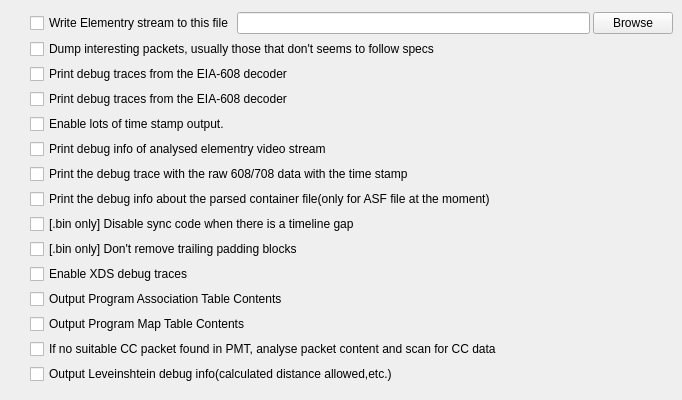
      <widget class="QWidget" name="tab_9">
       <attribute name="title">
        <string>Debugg</string>
       </attribute>
       <widget class="QWidget" name="verticalLayoutWidget_13">
        <property name="geometry">
         <rect>
          <x>30</x>
          <y>10</y>
          <width>643</width>
          <height>381</height>
         </rect>
        </property>
        <layout class="QVBoxLayout" name="verticalLayout_19">
         <property name="spacing">
          <number>3</number>
         </property>
         <item>
          <layout class="QHBoxLayout" name="horizontalLayout_17">
           <item>
            <widget class="QCheckBox" name="checkBox_22">
             <property name="text">
              <string>Write Elementry stream to this file</string>
             </property>
            </widget>
           </item>
           <item>
            <widget class="QLineEdit" name="lineEdit_5"/>
           </item>
           <item>
            <widget class="QPushButton" name="pushButton_7">
             <property name="text">
              <string>Browse</string>
             </property>
            </widget>
           </item>
          </layout>
         </item>
         <item>
          <widget class="QCheckBox" name="checkBox_8">
           <property name="text">
            <string>Dump interesting packets, usually those that don't seems to follow specs</string>
           </property>
          </widget>
         </item>
         <item>
          <widget class="QCheckBox" name="checkBox_10">
           <property name="text">
            <string>Print debug traces from the EIA-608 decoder </string>
           </property>
          </widget>
         </item>
         <item>
          <widget class="QCheckBox" name="checkBox_11">
           <property name="text">
            <string>Print debug traces from the EIA-608 decoder </string>
           </property>
          </widget>
         </item>
         <item>
          <widget class="QCheckBox" name="checkBox_12">
           <property name="text">
            <string>Enable lots of time stamp output.</string>
           </property>
          </widget>
         </item>
         <item>
          <widget class="QCheckBox" name="checkBox_13">
           <property name="text">
            <string>Print debug info of analysed elementry video stream</string>
           </property>
          </widget>
         </item>
         <item>
          <widget class="QCheckBox" name="checkBox_14">
           <property name="text">
            <string>Print the debug trace with the raw 608/708 data with the time stamp</string>
           </property>
          </widget>
         </item>
         <item>
          <widget class="QCheckBox" name="checkBox_15">
           <property name="text">
            <string>Print the debug info about the parsed container file(only for ASF file at the moment)</string>
           </property>
          </widget>
         </item>
         <item>
          <widget class="QCheckBox" name="checkBox_9">
           <property name="text">
            <string>[.bin only] Disable sync code when there is a timeline gap</string>
           </property>
          </widget>
         </item>
         <item>
          <widget class="QCheckBox" name="checkBox_16">
           <property name="text">
            <string>[.bin only] Don't remove trailing padding blocks</string>
           </property>
          </widget>
         </item>
         <item>
          <widget class="QCheckBox" name="checkBox_17">
           <property name="text">
            <string>Enable XDS debug traces</string>
           </property>
          </widget>
         </item>
         <item>
          <widget class="QCheckBox" name="checkBox_18">
           <property name="text">
            <string>Output Program Association Table Contents</string>
           </property>
          </widget>
         </item>
         <item>
          <widget class="QCheckBox" name="checkBox_19">
           <property name="text">
            <string>Output Program Map Table Contents</string>
           </property>
          </widget>
         </item>
         <item>
          <widget class="QCheckBox" name="checkBox_20">
           <property name="text">
            <string>If no suitable CC packet found in PMT, analyse packet content and scan for CC data</string>
           </property>
          </widget>
         </item>
         <item>
          <widget class="QCheckBox" name="checkBox_21">
           <property name="text">
            <string>Output Leveinshtein debug info(calculated distance allowed,etc.)</string>
           </property>
          </widget>
         </item>
        </layout>
       </widget>
      </widget>
